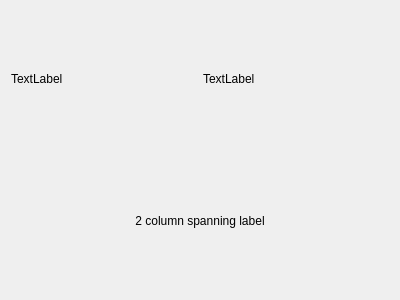
<?xml version="1.0" encoding="UTF-8"?>
<ui version="4.0">
 <class>Dialog</class>
 <widget class="QDialog" name="Dialog">
  <property name="geometry">
   <rect>
    <x>0</x>
    <y>0</y>
    <width>400</width>
    <height>300</height>
   </rect>
  </property>
  <property name="windowTitle">
   <string>Dialog</string>
  </property>
  <layout class="QGridLayout" name="gridLayout">
   <item row="0" column="1">
    <widget class="QLabel" name="label_2">
     <property name="text">
      <string>TextLabel</string>
     </property>
    </widget>
   </item>
   <item row="0" column="0">
    <widget class="QLabel" name="label">
     <property name="text">
      <string>TextLabel</string>
     </property>
    </widget>
   </item>
   <item row="1" column="0" colspan="2">
    <widget class="QLabel" name="label_3">
     <property name="text">
      <string>2 column spanning label</string>
     </property>
     <property name="alignment">
      <set>Qt::AlignCenter</set>
     </property>
    </widget>
   </item>
  </layout>
 </widget>
 <resources/>
 <connections/>
</ui>
